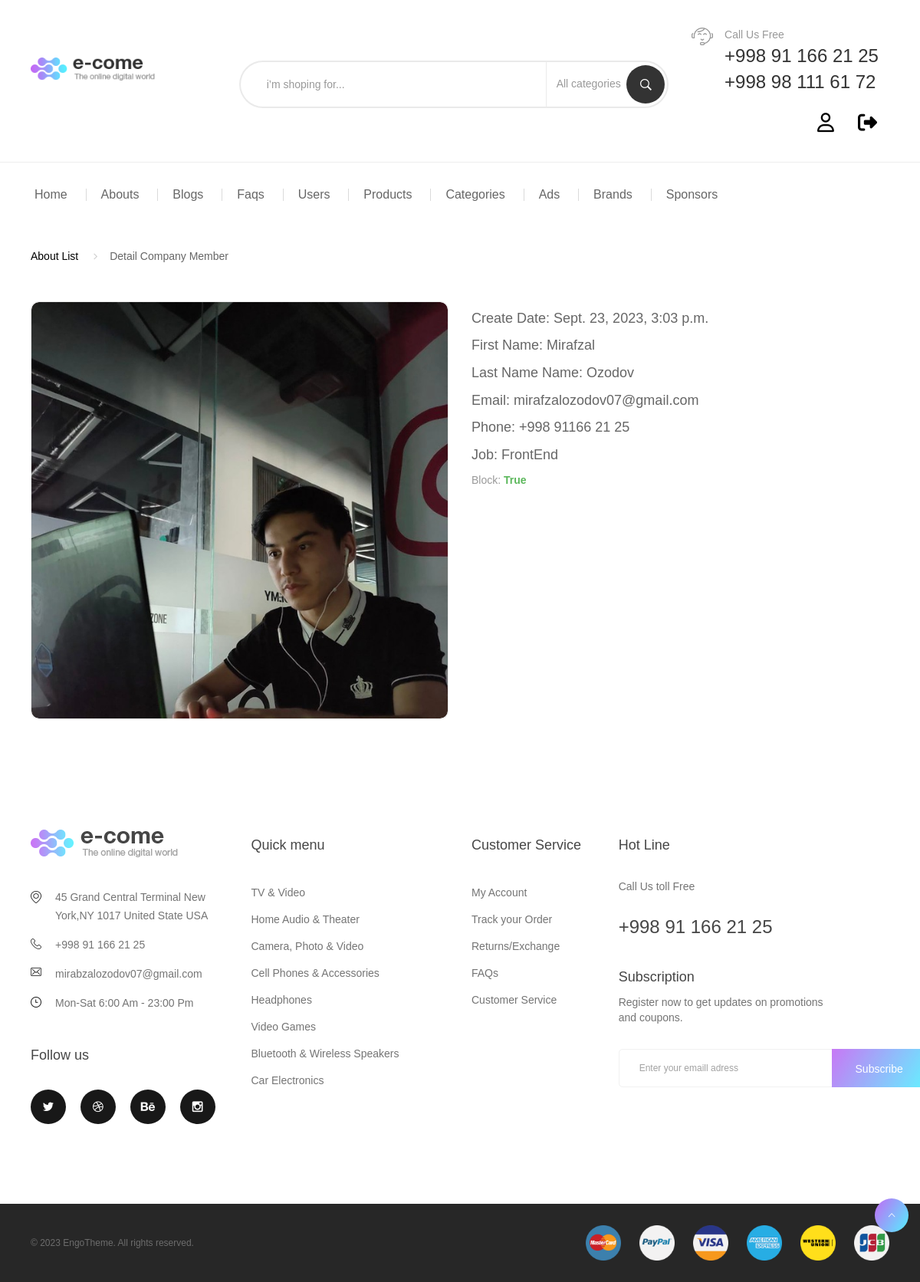
The page /about/member/detail/1/ (signed in) on the database its author committed.
### about/models.py (models this page shows, shortened)
class CompanyMemberModel (models.Model):
    image = models.ImageField(name='image', upload_to='about/')
    job = models.CharField(name='job', blank=True, max_length=20)
    phone = models.CharField(name='phone', blank=True, max_length=25)
    email = models.EmailField(name='email', blank=True, max_length=30)
    block = models.BooleanField(name='block', blank=True, default=True)
    last_name = models.CharField(name='last_name', blank=True, max_length=30)
    first_name = models.CharField(name='first_name', blank=True, max_length=40)
    created_at = models.DateTimeField(name='created_at', blank=True, auto_now=True)

### about/views.py (the view)
# urls.py: path('member/detail/<int:pk>/', CompanyMemberDetailView.as_view(), name='member_detail'),
class CompanyMemberDetailView (DetailView):
    model = CompanyMemberModel
    context_object_name = 'member'
    template_name = 'admin/abouts/admin_about_member_detail.html'
    def dispatch(self, request: HttpRequest, *args: Any, **kwargs: Any) -> HttpResponse:
        if request.user.is_superuser:
            return super().dispatch(request, *args, **kwargs)
        return redirect('/404/')

### config/context-processors.py (called while the page is built)
def context (request):
    product_images = ProductImageModel.objects.filter(block=False)
    basket = BasketModel.objects.filter(is_delete=False).order_by('-created_at')
    all_categories = CategoryModel.objects.filter(block=False).order_by('-created_at')
    total_count = 0
    total_price = 0
    for i in basket:
        total_count = total_count + i.count
        total_price = total_price + i.price
    return {
        'basket': basket,
        'total_count': total_count,
        'total_price': total_price,
        'product_images': product_images,
        'all_categories': all_categories,
        'nav_categories': all_categories[:10],
    }

### templates/admin/abouts/admin_about_member_detail.html
{% extends 'admin/base.html' %}
{% load static %}
{% block content %}
<div class="container container-240">
    <div class="single-product-detail product-bundle product-aff">
        <ul class="breadcrumb">
            <li><a href="{% url 'about_list' %}">About List</a></li>
            <li class="active">Detail Company Member</li>
        </ul>
        <div class="row">
            <div class="col-xs-12 col-sm-6 col-md-6">
                <div class="flex product-img-slide">
                    <div class="product-images">
                        <div class="main-img js-product-slider">
                            <img src="{{member.image.url}}" alt="photo" class="img-reponsive">
                        </div>
                    </div>
                </div>
            </div>
            <div class="col-xs-12 col-sm-6 col-md-6">
                <div class="single-flex">
                    <div class="single-product-info product-info product-grid-v2 s-50">
                        <div class="product-price">Create Date:
                            <span style="font-size: 18px;">{{member.created_at}}</span>
                        </div>
                        <div class="product-price">First Name:
                            <span style="font-size: 18px;">{{member.first_name}}</span>
                        </div>
                        <div class="product-price">Last Name Name:
                            <span style="font-size: 18px;">{{member.last_name}}</span>
                        </div>
                        <div class="product-price">Email:
                            <span style="font-size: 18px;">{{member.email}}</span>
                        </div>
                        <div class="product-price">Phone:
                            <span style="font-size: 18px;">{{member.phone}}</span>
                        </div>
                        <div class="product-price">Job:
                            <span style="font-size: 18px;">{{member.job}}</span>
                        </div>
                        <div class="availability">
                            <p class="product-inventory"> <label>Block: </label><span> {{member.block}}</span></p>
                        </div>
                    </div>
                </div>
            </div>
        </div>
    </div>
</div>
{% endblock %}

### rows shown on the page
CompanyMemberModel: image (picture), created_at "Sept. 23, 2023, 3:03 p.m.", first_name "Mirafzal", last_name "Ozodov", email "mirafzalozodov07@gmail.com", phone "+998 91166 21 25", job "FrontEnd", block "True"
